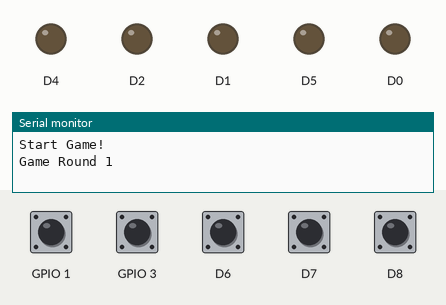
This sketch was run on a simulated ESP8266 (NodeMCU). Parts: output pins drawn as LEDs (lit = HIGH), the last lines printed to the serial monitor. Inputs (shaded band) come from the test bench; at power-on: D6–8, GPIO 1, GPIO 3 HIGH. Random numbers use the default seed unless the sketch sets one.

Above: at 8.8 s.
8.9 s: GPIO 1 pulled LOW for 0.15 s
At 11.9 s:
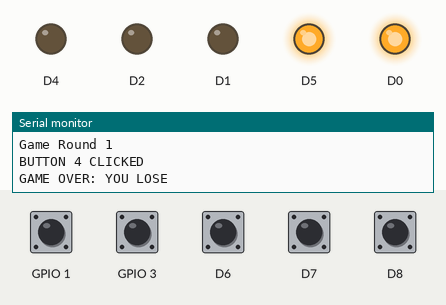
At 17.7 s:
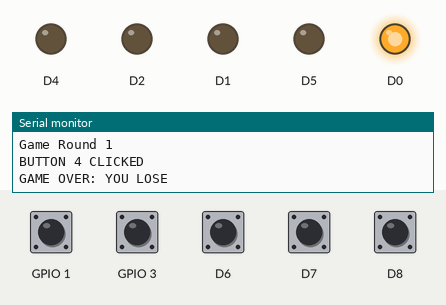
Timing chart, 0 to 22.4 s (numbered marks = the images above; inputs shaded):
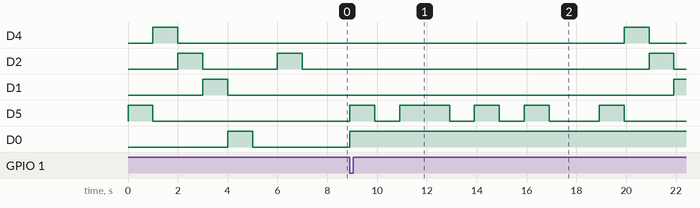

Measured:
- after the input at 8.9 s, D4: LOW → HIGH after 11.0 s, → LOW 1.0 s later; D2: LOW → HIGH after 12.0 s, → LOW 1.0 s later; D1: LOW → HIGH after 13.0 s; D5: LOW → HIGH at once, → LOW 1.0 s later, → HIGH 1.0 s later, → LOW 2.0 s later, … (10 changes in this stretch); D0: LOW → HIGH at once
- by itself, D2: alternates HIGH for 1.0 s and LOW for 3.0 s

The sketch:

led_game.ino
```cpp
#include <cstdlib>
#include <string>
#include <vector>
using namespace std;

void game_start_sequence();
void game_lost_sequence();
void game_win_sequence();

class Pair{
  private:
    int button_pin;
    int led_pin;
    int last_button_state;
    int current_button_state;
    int led_state;

  public:
    Pair(int button_pin_input, int led_pin_input){
      button_pin = button_pin_input;
      led_pin = led_pin_input;
      led_state = LOW;

      pinMode(button_pin, INPUT_PULLUP);
      pinMode(led_pin, OUTPUT);

      last_button_state = digitalRead(button_pin);
    }
    void resetLED(){
      digitalWrite(led_pin, LOW);
    }
    void toggleLED(){
      led_state = !led_state;
      digitalWrite(led_pin, led_state);
    }
    void updateLEDFromButton(){
      // LED on when button is pressed (LOW due to INPUT_PULLUP)
      current_button_state = digitalRead(button_pin);
      if (current_button_state == LOW){
        digitalWrite(led_pin, HIGH);
      } else {
        digitalWrite(led_pin, LOW);
      }
    }
    bool buttonPressed(){
      current_button_state = digitalRead(button_pin);
      if (last_button_state == HIGH && current_button_state == LOW){
        last_button_state = current_button_state;
        return true;
      }
      last_button_state = current_button_state;
      return false;
    }
};

// Initialize pair vector.
Pair pair_1(D6, D5);
Pair pair_2(D7, D4);
Pair pair_3(D8, D2);
Pair pair_4(D9, D1);
Pair pair_5(D10, D0);
vector<Pair> pair_list = {pair_1, pair_2, pair_3, pair_4, pair_5};

void setup() {
  Serial.begin(115200);
}

void loop() {
  unsigned int max_game_length = 5; // max sequence length
  unsigned int current_game_length = 0;
  vector<int> led_sequence; // containes a sequence of pair #'s by index
  Serial.println("Start Game!");
  game_start_sequence();

  while (current_game_length < max_game_length){ // 9 -> 10
    // GAME LOOP

    // Add a random LED # to the sequence
    led_sequence.push_back(random(5)); // [0,5)
    current_game_length++;
    Serial.println("Game Round " + String(led_sequence.size()));

    // Make sure all lights are off from previous round
    for (int i = 0; i < pair_list.size(); i++)
      pair_list[i].resetLED();

    delay(1000);

    // Display the current LED sequence
    for (int i = 0; i < led_sequence.size(); i++){
      pair_list[led_sequence[i]].toggleLED();
      delay(1000);
      pair_list[led_sequence[i]].toggleLED();
      delay(1000);
    }

  // Read user inputted LED sequence
    int user_count = 0;
    while (user_count < led_sequence.size()){
      // USER INPUT WHILE LOOP

      for (int i = 0; i < pair_list.size(); i++){ // USER INPUT FOR LOOP
        pair_list[i].updateLEDFromButton();

        if (pair_list[i].buttonPressed()){ // BUTTON PRESSED
          Serial.println("BUTTON " + String(i) + " CLICKED");
          if (i != led_sequence[user_count]){
            // USER INPUT INCORRECT
            Serial.println("GAME OVER: YOU LOSE");
            user_count = led_sequence.size() + 1; // break out of user input while loop
            current_game_length = max_game_length + 1; // break out of game loop
            game_lost_sequence();
            break; // break out of user input for loop

          } else { // DEBUG: else if?
            // USER INPUT CORRECT
            user_count++;
            delay(300);
            if (user_count >= max_game_length){
              // USER WIN
              Serial.println("YOU WIN");
              game_win_sequence();
              // DEBUG: other breaks should be handled already
              break; // break out of user input for loop
            }
            break;
          }
        } // button pressed
      } // user input for loop
      delay(10);
    } // user input while loop
  } // game while loop
} // loop

void game_start_sequence(){
  /* LED SEQUENCE FOR GAME START */
  for (int i = 0; i < pair_list.size(); i++){
    pair_list[i].toggleLED();
    delay(1000);
    pair_list[i].toggleLED();
  }
}

void game_lost_sequence(){
  /* LED SEQUENCE FOR GAME LOST */
  // L in morse code with LED furthest right
  pair_list[0].toggleLED();
  delay(1000);
  pair_list[0].toggleLED();
  delay(1000);

  pair_list[0].toggleLED();
  delay(2000);
  pair_list[0].toggleLED();
  delay(1000);

  pair_list[0].toggleLED();
  delay(1000);
  pair_list[0].toggleLED();
  delay(1000);

  pair_list[0].toggleLED();
  delay(1000);
  pair_list[0].toggleLED();
  delay(2000);
}

void game_win_sequence(){
  /* LED SEQUENCE FOR GAME WIN */
  // turn individual LEDs on in sequence
  for (int i = 0; i < pair_list.size(); i++){ // ON
    pair_list[i].toggleLED();
    delay(500);
  }
  for (int i = 0; i < pair_list.size(); i++){ // OFF
    pair_list[i].toggleLED();
    delay(500);
  }

  // turn on and off all LEDs 3 times
  for (int i = 0; i < pair_list.size(); i++){ // ON
    pair_list[i].toggleLED();
  }
  delay(500);
  for (int i = 0; i < pair_list.size(); i++){ // OF
    pair_list[i].toggleLED();
  }
  delay(500);
  for (int i = 0; i < pair_list.size(); i++){ // ON
    pair_list[i].toggleLED();
  }
  delay(500);
  for (int i = 0; i < pair_list.size(); i++){ // OF
    pair_list[i].toggleLED();
  }
  delay(500);
  for (int i = 0; i < pair_list.size(); i++){ // ON
    pair_list[i].toggleLED();
  }
  delay(500);
  for (int i = 0; i < pair_list.size(); i++){ // OF
    pair_list[i].toggleLED();
  }
  delay(2000);
}
```
